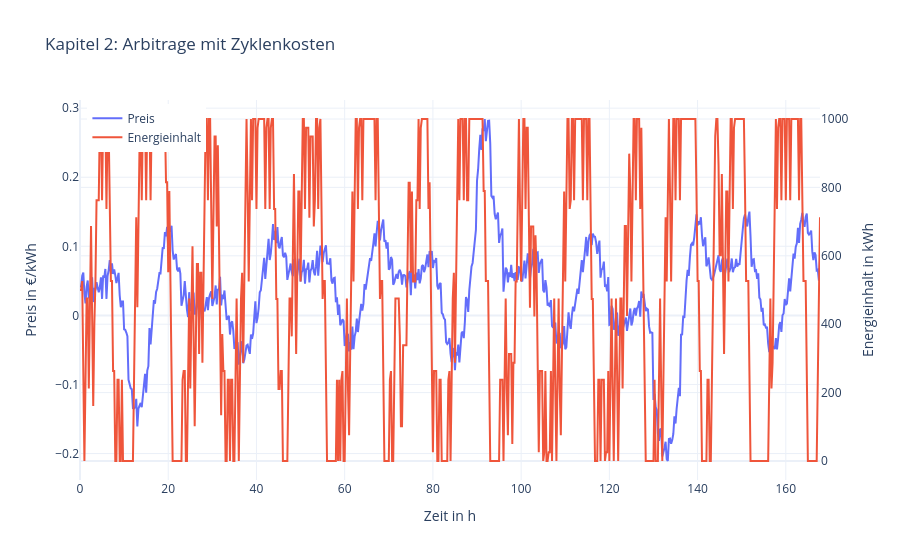

This figure's notebook cell:
### Code cell
# Plot für Kapitel 2
fig = go.Figure()

fig.add_trace(
    go.Scatter(
        x=result_cycle_costs["time_h"],
        y=result_cycle_costs["price_eur_per_kWh"],
        mode="lines",
        name="Preis",
        yaxis="y1"
    )
)

fig.add_trace(
    go.Scatter(
        x=result_cycle_costs["time_h"],
        y=result_cycle_costs["energy_kWh"],
        mode="lines",
        name="Energieinhalt",
        yaxis="y2"
    )
)

fig.update_layout(
    title="Kapitel 2: Arbitrage mit Zyklenkosten",
    xaxis=dict(title="Zeit in h"),
    yaxis=dict(title="Preis in €/kWh"),
    yaxis2=dict(
        title="Energieinhalt in kWh",
        overlaying="y",
        side="right"
    ),
    template="plotly_white",
    legend=dict(x=0.01, y=0.99)
)

fig.show()

### Figure 1 — Plotly figure (JSON) as saved in the notebook; plotly's stock layout.template omitted (floating-point values rounded to 4 significant figures; data arrays with more than 128 entries replaced by an {"elided": "..."} marker saying what was removed)
{"data": [{"mode": "lines", "name": "Preis", "type": "scatter", "x": {"elided": "672 float values"}, "y": {"elided": "672 float values"}, "yaxis": "y"}, {"mode": "lines", "name": "Energieinhalt", "type": "scatter", "x": {"elided": "672 float values"}, "y": {"elided": "672 float values"}, "yaxis": "y2"}], "layout": {"legend": {"x": 0.01, "y": 0.99}, "title": {"text": "Kapitel 2: Arbitrage mit Zyklenkosten"}, "xaxis": {"title": {"text": "Zeit in h"}}, "yaxis": {"title": {"text": "Preis in €/kWh"}}, "yaxis2": {"overlaying": "y", "side": "right", "title": {"text": "Energieinhalt in kWh"}}}}
